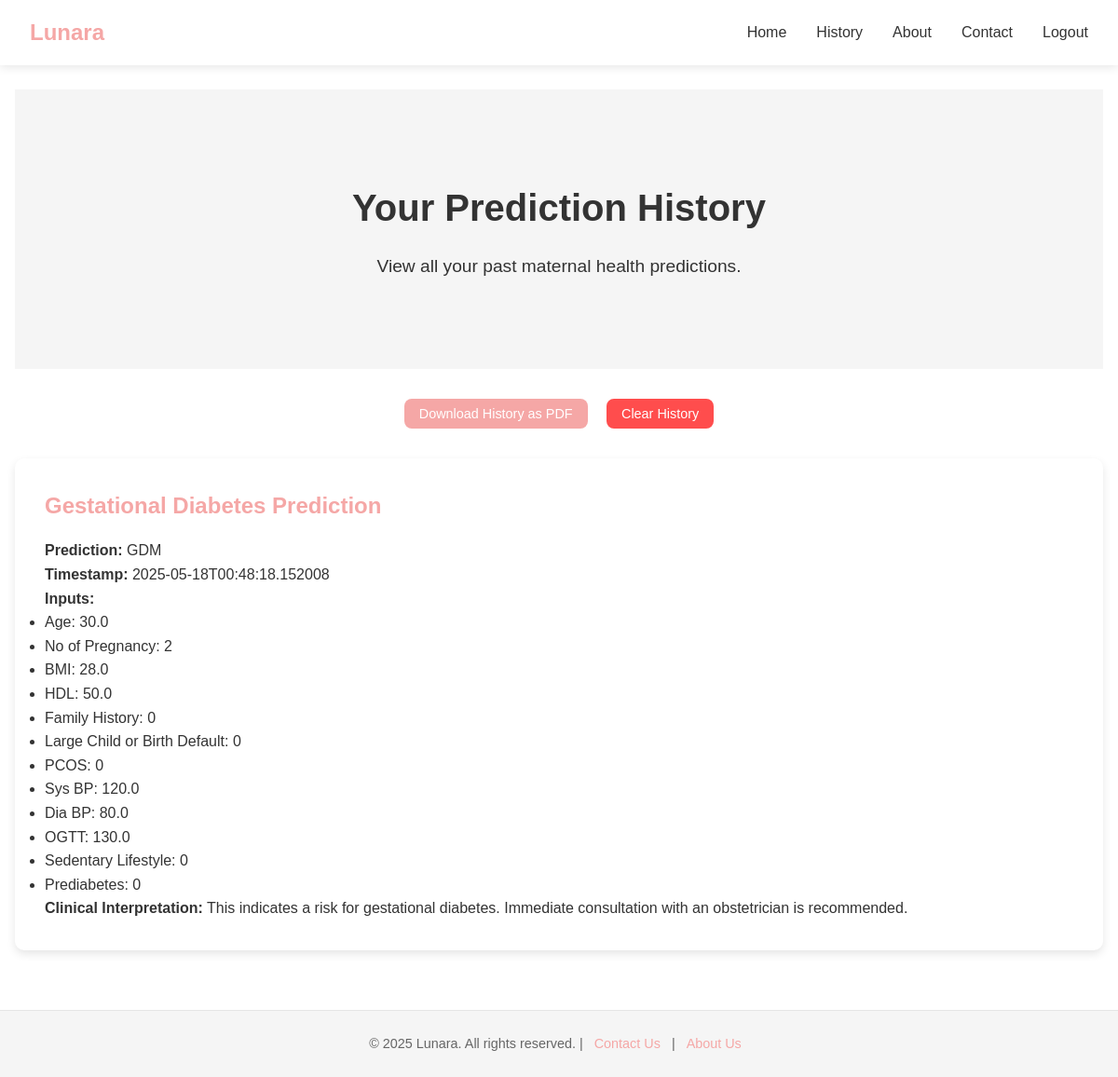
The app's page /history (signed in) with its own data.
### tables this page shows
CREATE TABLE predictions (
        id INTEGER PRIMARY KEY AUTOINCREMENT,
        user_id INTEGER,
        model_type TEXT,
        inputs TEXT,
        prediction TEXT,
        timestamp TEXT
    );

### app.py (the view)
@app.route('/history')
def history():
    if 'user_id' not in session:
        flash('Please log in to view your prediction history.', 'error')
        return redirect(url_for('login'))
    conn = sqlite3.connect('database.db')
    c = conn.cursor()
    c.execute("SELECT * FROM predictions WHERE user_id = ?", (session['user_id'],))
    raw_predictions = c.fetchall()
    conn.close()
    predictions = []
    for pred in raw_predictions:
        prediction_dict = {
            'id': pred[0],
            'user_id': pred[1],
            'model_type': pred[2],
            'inputs': ast.literal_eval(pred[3]),  # Safely parse the string into a dictionary
            'prediction': pred[4],
            'timestamp': pred[5]
        }
        predictions.append(prediction_dict)
    return render_template('history.html', predictions=predictions)

### app.py (called while the page is built)
@app.after_request
def add_no_cache_headers(response):
    if not request.path.startswith('/static'):
        response.headers['Cache-Control'] = 'no-store, no-cache, must-revalidate, max-age=0'
        response.headers['Pragma'] = 'no-cache'
        response.headers['Expires'] = '0'
    return response

### templates/history.html (shortened to what this page needs)
{% extends "base.html" %}
{% block hero %}
<div class="hero">
    <h1>Your Prediction History</h1>
    <p>View all your past maternal health predictions.</p>
</div>
{% endblock %}
{% block content %}
{% if predictions is none %}
    <div class="card">
        <h2>Prediction History</h2>
        <p>Please log in to view your prediction history.</p>
    </div>
{% else %}
    <div style="text-align: center; margin-bottom: 2rem;">
        <form method="POST" action="{{ url_for('download_history_pdf') }}" style="display: inline;">
            <button type="submit" class="history-btn download-btn">Download History as PDF</button>
        </form>
        <form method="POST" action="{{ url_for('clear_history') }}" style="display: inline;" onsubmit="return confirm('Are you sure you want to clear your prediction history? This action cannot be undone.');">
            <button type="submit" class="history-btn clear-btn">Clear History</button>
        </form>
    </div>
    {% if predictions %}
        {% for prediction in predictions %}
            <div class="card">
                <h2>{{ prediction.model_type }} Prediction</h2>
                <p><strong>Prediction:</strong> {{ prediction.prediction }}</p>
                <p><strong>Timestamp:</strong> {{ prediction.timestamp }}</p>
                <p><strong>Inputs:</strong></p>
                <ul>
                    {% for key, value in prediction.inputs.items() %}
                        <li>{{ key.replace('_', ' ') }}: {{ value }}</li>
                    {% endfor %}
                </ul>
                <p><strong>Clinical Interpretation:</strong>
                    {% if prediction.model_type == "Gestational Diabetes" %}
                        {{ "This indicates a risk for gestational diabetes. Immediate consultation with an obstetrician is recommended." if prediction.prediction == "GDM" else "This indicates no immediate concern for gestational diabetes. Continue regular monitoring." }}
                    {% endif %}
                </p>
            </div>
        {% endfor %}
    {% else %}
        <div class="card">
            <h2>Prediction History</h2>
            <p>No predictions found.</p>
        </div>
    {% endif %}
{% endif %}
{% endblock %}

### templates/base.html (shortened to what this page needs)
<!DOCTYPE html>
<html lang="en">
<head>
    <link href="https://fonts.cdnfonts.com/css/avenir" rel="stylesheet">
    <link rel="stylesheet" href="{{ url_for('static', filename='css/style.css') }}">
</head>
<body>
    <header>
        <nav>
            <div class="logo">Lunara</div>
            <ul>
                <li><a href="{{ url_for('home') }}">Home</a></li>
                <li><a href="{{ url_for('history') }}">History</a></li>
                <li><a href="{{ url_for('about') }}">About</a></li>
                <li><a href="{{ url_for('contact') }}">Contact</a></li>
                {% if session.user_id %}
                    <li><a href="{{ url_for('logout') }}">Logout</a></li>
                {% else %}
                    <li><a href="{{ url_for('login') }}">Login</a></li>
                {% endif %}
            </ul>
        </nav>
    </header>
    <main>
        {% block hero %}{% endblock %}
        {% block content %}{% endblock %}
    </main>
    <footer>
        <p>© 2025 Lunara. All rights reserved. | <a href="{{ url_for('contact') }}">Contact Us</a> | <a href="{{ url_for('about') }}">About Us</a></p>
    </footer>
</body>
</html>

### static/css/style.css (style rules this page uses)
* { margin: 0; padding: 0; box-sizing: border-box; }
body { font-family: 'Avenir', 'Helvetica', sans-serif; color: #333333; background-image: linear-gradient(rgba(255, 255, 255, 0.8), rgba(255, 255, 255, 0.8)), url('https://images.unsplash.com/photo-1576091160397-5d4be1f44c69'); background-size: cover; background-position: center; background-attachment: fixed; line-height: 1.6; }
header { background-color: #FFFFFF; box-shadow: 0 2px 10px rgba(0, 0, 0, 0.1); position: fixed; width: 100%; top: 0; z-index: 1000; padding: 1rem 2rem; }
nav { display: flex; justify-content: space-between; align-items: center; max-width: 1200px; margin: 0 auto; }
nav .logo { font-size: 1.5rem; font-weight: bold; color: #F5A7A6; }
nav ul { list-style: none; display: flex; gap: 2rem; }
nav ul li a { color: #333333; text-decoration: none; font-weight: 500; transition: color 0.3s ease; }
.hero { background-color: #F5F5F5; height: 300px; display: flex; flex-direction: column; justify-content: center; align-items: center; text-align: center; color: #333333; margin-bottom: 2rem; }
.hero h1 { font-size: 2.5rem; margin-bottom: 1rem; }
.hero p { font-size: 1.2rem; max-width: 600px; }
main { padding: 6rem 1rem 2rem; max-width: 1200px; margin: 0 auto; }
footer { background-color: #F5F5F5; padding: 1.5rem; text-align: center; border-top: 1px solid #E5E5E5; }
footer p { font-size: 0.9rem; color: #666666; }
footer a { color: #F5A7A6; text-decoration: none; margin: 0 0.5rem; }
.card { background-color: #FFFFFF; border-radius: 10px; box-shadow: 0 4px 10px rgba(0, 0, 0, 0.1); padding: 2rem; margin-bottom: 2rem; }
.card h2 { color: #F5A7A6; margin-bottom: 1rem; }
form { display: flex; flex-direction: column; gap: 1rem; }
button { background-color: #F5A7A6; color: #FFFFFF; padding: 0.5rem 1rem; border: none; border-radius: 8px; font-size: 0.9rem; cursor: pointer; transition: background-color 0.3s ease; }

### templates/history.html (style rules this page uses)
.history-btn { padding: 0.5rem 1rem; border: none; border-radius: 8px; font-size: 0.9rem; cursor: pointer; transition: background-color 0.3s ease; margin: 0 0.5rem; }
.download-btn { background-color: #F5A7A6; color: #FFFFFF; }
.clear-btn { background-color: #FF4D4D; color: #FFFFFF; }

### records on screen
predictions: model_type "Gestational Diabetes", prediction "GDM", timestamp "2025-05-18T00:48:18.152008", replace "Age" "No of Pregnancy" "BMI" "HDL" "Family History" "Large Child or Birth Default" "PCOS" "Sys BP" "Dia BP" "OGTT" "Sedentary Lifestyle" "Prediabetes", inputs "30.0" "2" "28.0" "50.0" "0" "0" "0" "120.0" "80.0" "130.0" "0" "0", prediction "This indicates a risk for gestational diabetes. Immediate consultation with an obstetrician is recommended."
